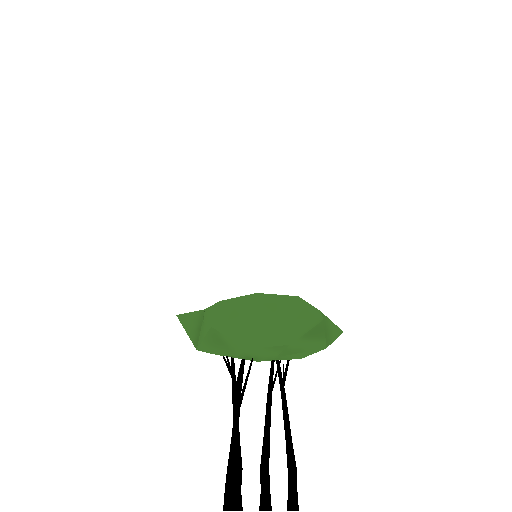
#> input picture Assets/Scripts/Editor/Tools/.atlassMaker/input/Bush1_albedo.png, 512 x 512 px; its folder holds 4 pictures in this run
$ python makeAtlass.py
#> lines starting #> are read from the running program, lines starting #| are printed output that depends on the picture
from PIL import Image
import glob
import math

cell_size = 512
png_files = glob.glob("input/*.png")
png_files.sort()

num_images = len(png_files)
if num_images == 0:
    print("No PNG files found in 'input' folder.")
    exit()

grid_size = math.ceil(math.sqrt(num_images))
total_cells = grid_size * grid_size

images = []
for file in png_files:
    try:
        img = Image.open(file)
#> img is the input picture: PIL image 512x512 RGBA; mean R, G, B, A 2.5, 3.9, 1.9, 11.9
        if img.size != (cell_size, cell_size):
            img = img.resize((cell_size, cell_size))
        images.append(img)
    except Exception as e:
        print(f"Error opening file {file}: {e}")

while len(images) < total_cells:
    images.append(Image.new('RGBA', (cell_size, cell_size), (0, 0, 0, 0)))

atlas = Image.new('RGBA', (grid_size * cell_size, grid_size * cell_size))
#> atlas: PIL image 1024x1024 RGBA; every value is 0

for index, img in enumerate(images):
    row = index // grid_size
    col = index % grid_size
    x = col * cell_size
    y = row * cell_size
    atlas.paste(img, (x, y))
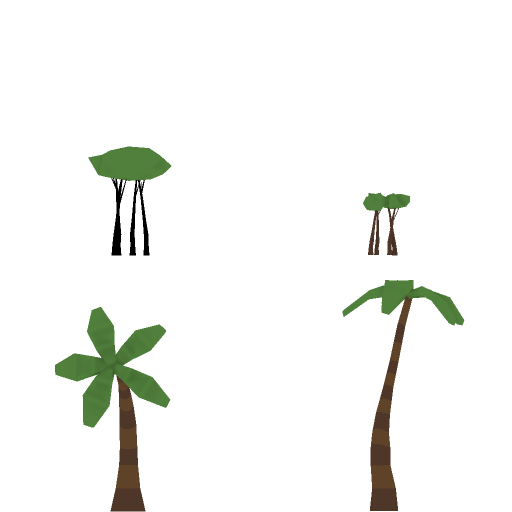
#> atlas: PIL image 1024x1024 RGBA (shown at 1/2 size); mean R, G, B, A 5, 6.2, 3.2, 16.8; transparent parts drawn white

atlas.save("atlas.png")
print(f"Atlas created with grid {grid_size}x{grid_size} and saved as atlas.png")
